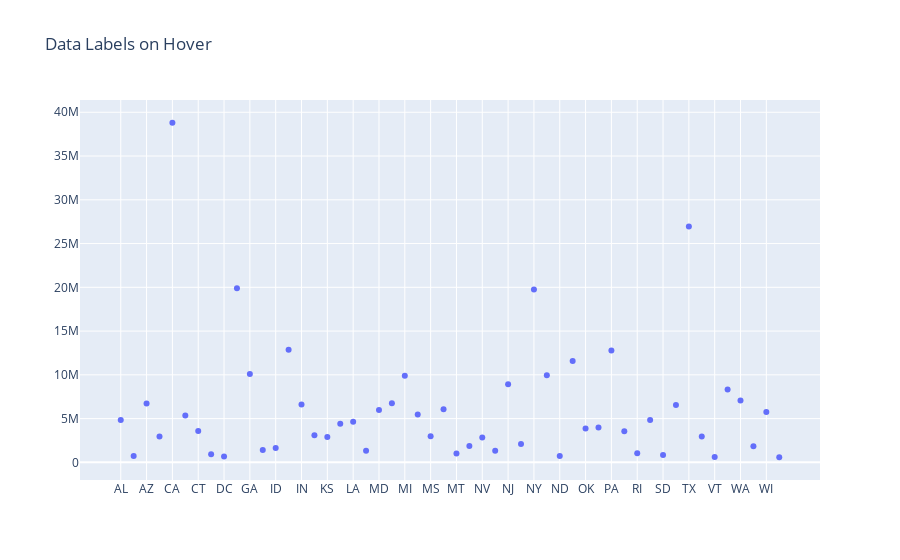

Notebook source saved alongside this figure:
### Code cell
"""Write a program to draw a scatter plot for a given dataset and show datalabels on hover"""

import plotly.graph_objects as go
import pandas as pd
data=pd.read_csv('https://raw.githubusercontent.com/plotly/datasets/master/2014_usa_states.csv')
fig=go.Figure(data=go.Scatter(x=data['Postal'],y=data['Population'],mode='markers',text=data['State'])) #using text we can show data labels on hover
fig.update_layout(title='Data Labels on Hover')
fig.show()

### Figure 1 — Plotly figure (JSON) as saved in the notebook; plotly's stock layout.template omitted (floating-point values rounded to 4 significant figures)
{"data": [{"mode": "markers", "text": ["Alabama", "Alaska", "Arizona", "Arkansas", "California", "Colorado", "Connecticut", "Delaware", "District of Columbia", "Florida", "Georgia", "Hawaii", "Idaho", "Illinois", "Indiana", "Iowa", "Kansas", "Kentucky", "Louisiana", "Maine", "Maryland", "Massachusetts", "Michigan", "Minnesota", "Mississippi", "Missouri", "Montana", "Nebraska", "Nevada", "New Hampshire", "New Jersey", "New Mexico", "New York", "North Carolina", "North Dakota", "Ohio", "Oklahoma", "Oregon", "Pennsylvania", "Puerto Rico", "Rhode Island", "South Carolina", "South Dakota", "Tennessee", "Texas", "Utah", "Vermont", "Virginia", "Washington", "West Virginia", "Wisconsin", "Wyoming"], "type": "scatter", "x": ["AL", "AK", "AZ", "AR", "CA", "CO", "CT", "DE", "DC", "FL", "GA", "HI", "ID", "IL", "IN", "IA", "KS", "KY", "LA", "ME", "MD", "MA", "MI", "MN", "MS", "MO", "MT", "NE", "NV", "NH", "NJ", "NM", "NY", "NC", "ND", "OH", "OK", "OR", "PA", "PR", "RI", "SC", "SD", "TN", "TX", "UT", "VT", "VA", "WA", "WV", "WI", "WY"], "y": [4849377, 736732, 6731484, 2966369, 38802500, 5355866, 3596677, 935614, 658893, 19893297, 10097343, 1419561, 1634464, 12880580, 6596855, 3107126, 2904021, 4413457, 4649676, 1330089, 5976407, 6745408, 9909877, 5457173, 2994079, 6063589, 1023579, 1881503, 2839098, 1326813, 8938175, 2085572, 19746227, 9943964, 739482, 11594163, 3878051, 3970239, 12787209, 3548397, 1055173, 4832482, 853175, 6549352, 26956958, 2942902, 626562, 8326289, 7061530, 1850326, 5757564, 584153]}], "layout": {"title": {"text": "Data Labels on Hover"}}}
